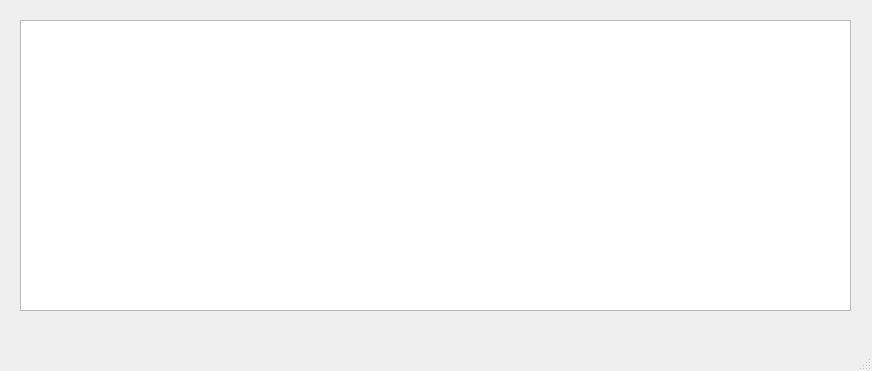
<?xml version="1.0" encoding="UTF-8"?>
<ui version="4.0">
 <class>MainWindow</class>
 <widget class="QMainWindow" name="MainWindow">
  <property name="geometry">
   <rect>
    <x>0</x>
    <y>0</y>
    <width>872</width>
    <height>371</height>
   </rect>
  </property>
  <property name="windowTitle">
   <string>MainWindow</string>
  </property>
  <widget class="QWidget" name="centralwidget">
   <widget class="QTableWidget" name="tableWidget">
    <property name="geometry">
     <rect>
      <x>20</x>
      <y>20</y>
      <width>831</width>
      <height>291</height>
     </rect>
    </property>
   </widget>
  </widget>
  <widget class="QMenuBar" name="menubar">
   <property name="geometry">
    <rect>
     <x>0</x>
     <y>0</y>
     <width>872</width>
     <height>21</height>
    </rect>
   </property>
  </widget>
  <widget class="QStatusBar" name="statusbar"/>
 </widget>
 <resources/>
 <connections/>
</ui>
